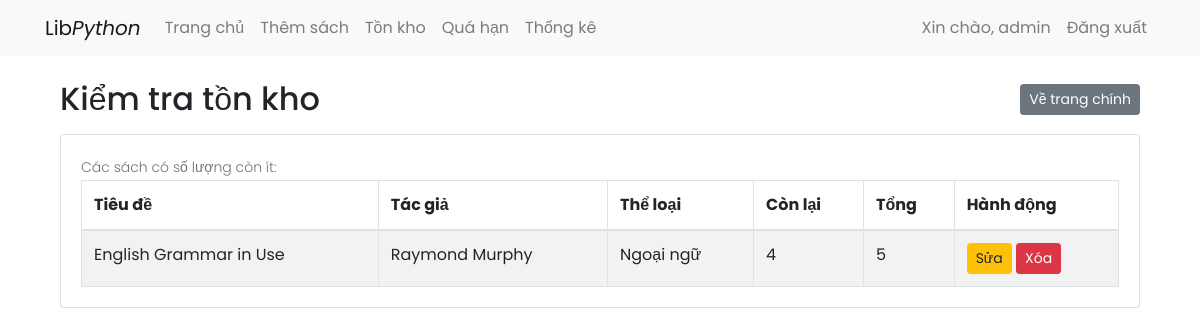
The page /inventory/ (signed in) on the database as committed earlier.
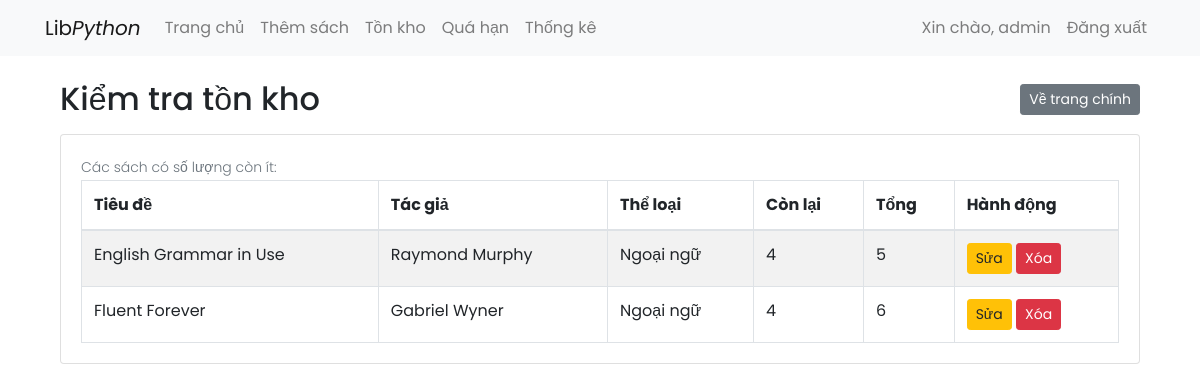
The same page on the database as committed later.
### library_app/models.py (models this page shows, shortened)
class Book(models.Model):
    title = models.CharField(max_length=200)
    author = models.CharField(max_length=100)
    category = models.ForeignKey(Category, on_delete=models.SET_NULL, null=True)
    quantity = models.PositiveIntegerField(default=0)
    available = models.PositiveIntegerField(default=0)  # số sách còn
    image = models.ImageField(upload_to="book_images/", null=True, blank=True)

class Category(models.Model):
    name = models.CharField(max_length=100, unique=True)

### library_app/views.py (the view)
# urls.py: path('inventory/', views.check_inventory, name='check_inventory'),
@login_required
@user_passes_test(is_staff_user)
def check_inventory(request):
    low_stock_books = Book.objects.filter(available__lt=5)
    return render(request, "inventory.html", {
        "low_stock_books": low_stock_books
    })

### library_app/views.py (called while the page is built)
def is_staff_user(user):
    return user.is_staff

### library_app/templates/inventory.html (shortened to what this page needs)
{% extends "base.html" %}
{% load static %}
{% block content %}
<div class="container my-4">
  <div class="d-flex justify-content-between align-items-center mb-3">
    <h2 class="m-0">Kiểm tra tồn kho</h2>
    <a href="{% url 'library:home' %}" class="btn btn-sm btn-secondary">Về trang chính</a>
  </div>
  <div class="card">
    <div class="card-body">
      {% if low_stock_books %}
      <p class="text-muted">Các sách có số lượng còn ít:</p>
      <div class="table-responsive">
        <table class="table table-bordered table-striped mb-0">
          <thead>
            <tr>
              <th>Tiêu đề</th>
              <th>Tác giả</th>
              <th>Thể loại</th>
              <th>Còn lại</th>
              <th>Tổng</th>
              <th>Hành động</th>
            </tr>
          </thead>
          <tbody>
            {% for book in low_stock_books %}
            <tr>
              <td>{{ book.title }}</td>
              <td>{{ book.author }}</td>
              <td>{{ book.category.name|default:"N/A" }}</td>
              <td>{{ book.available }}</td>
              <td>{{ book.quantity }}</td>
              <td>
                <a href="{% url 'library:edit_book' book.id %}" class="btn btn-sm btn-warning">Sửa</a>
                <form action="{% url 'library:delete_book' book.id %}" method="post" style="display:inline;" onsubmit="return confirm('Bạn có chắc muốn xóa?')">
                  <button type="submit" class="btn btn-sm btn-danger">Xóa</button>
                </form>
              </td>
            </tr>
            {% endfor %}
          </tbody>
        </table>
      </div>
      {% else %}
      <p class="text-center text-muted mb-0">Không có sách nào sắp hết.</p>
      {% endif %}
    </div>
  </div>
</div>
{% endblock %}

Rows that differ between the two databases and show on the page:
now on this page (row edited): Book: title "Fluent Forever", author "Gabriel Wyner", category.name "Ngoại ngữ", available "4", quantity "6"
